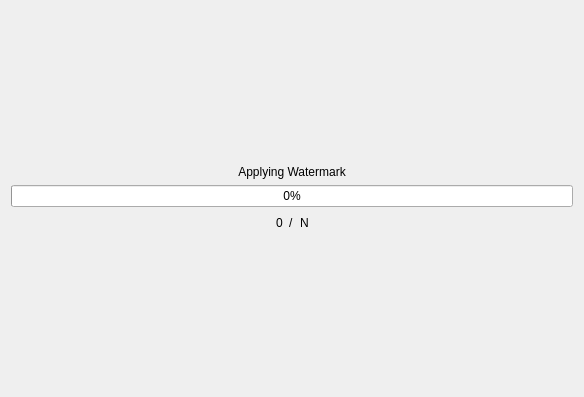
<?xml version="1.0" encoding="UTF-8"?>
<ui version="4.0">
 <class>Dialog</class>
 <widget class="QDialog" name="Dialog">
  <property name="geometry">
   <rect>
    <x>0</x>
    <y>0</y>
    <width>584</width>
    <height>397</height>
   </rect>
  </property>
  <property name="windowTitle">
   <string>Dialog</string>
  </property>
  <layout class="QVBoxLayout" name="verticalLayout">
   <item>
    <spacer name="verticalSpacer">
     <property name="orientation">
      <enum>Qt::Vertical</enum>
     </property>
     <property name="sizeHint" stdset="0">
      <size>
       <width>20</width>
       <height>40</height>
      </size>
     </property>
    </spacer>
   </item>
   <item>
    <widget class="QLabel" name="label">
     <property name="text">
      <string>Applying Watermark</string>
     </property>
     <property name="alignment">
      <set>Qt::AlignCenter</set>
     </property>
    </widget>
   </item>
   <item>
    <widget class="QProgressBar" name="itemProgress">
     <property name="value">
      <number>0</number>
     </property>
    </widget>
   </item>
   <item>
    <layout class="QHBoxLayout" name="horizontalLayout">
     <item>
      <spacer name="horizontalSpacer">
       <property name="orientation">
        <enum>Qt::Horizontal</enum>
       </property>
       <property name="sizeHint" stdset="0">
        <size>
         <width>40</width>
         <height>20</height>
        </size>
       </property>
      </spacer>
     </item>
     <item>
      <widget class="QLabel" name="completedItems">
       <property name="text">
        <string>0</string>
       </property>
      </widget>
     </item>
     <item>
      <widget class="QLabel" name="label_3">
       <property name="sizePolicy">
        <sizepolicy hsizetype="Minimum" vsizetype="Minimum">
         <horstretch>0</horstretch>
         <verstretch>0</verstretch>
        </sizepolicy>
       </property>
       <property name="text">
        <string>/</string>
       </property>
      </widget>
     </item>
     <item>
      <widget class="QLabel" name="totalItems">
       <property name="sizePolicy">
        <sizepolicy hsizetype="Minimum" vsizetype="Preferred">
         <horstretch>0</horstretch>
         <verstretch>0</verstretch>
        </sizepolicy>
       </property>
       <property name="text">
        <string>N</string>
       </property>
      </widget>
     </item>
     <item>
      <spacer name="horizontalSpacer_2">
       <property name="orientation">
        <enum>Qt::Horizontal</enum>
       </property>
       <property name="sizeHint" stdset="0">
        <size>
         <width>40</width>
         <height>20</height>
        </size>
       </property>
      </spacer>
     </item>
    </layout>
   </item>
   <item>
    <spacer name="verticalSpacer_2">
     <property name="orientation">
      <enum>Qt::Vertical</enum>
     </property>
     <property name="sizeHint" stdset="0">
      <size>
       <width>20</width>
       <height>40</height>
      </size>
     </property>
    </spacer>
   </item>
  </layout>
 </widget>
 <resources/>
 <connections/>
</ui>
